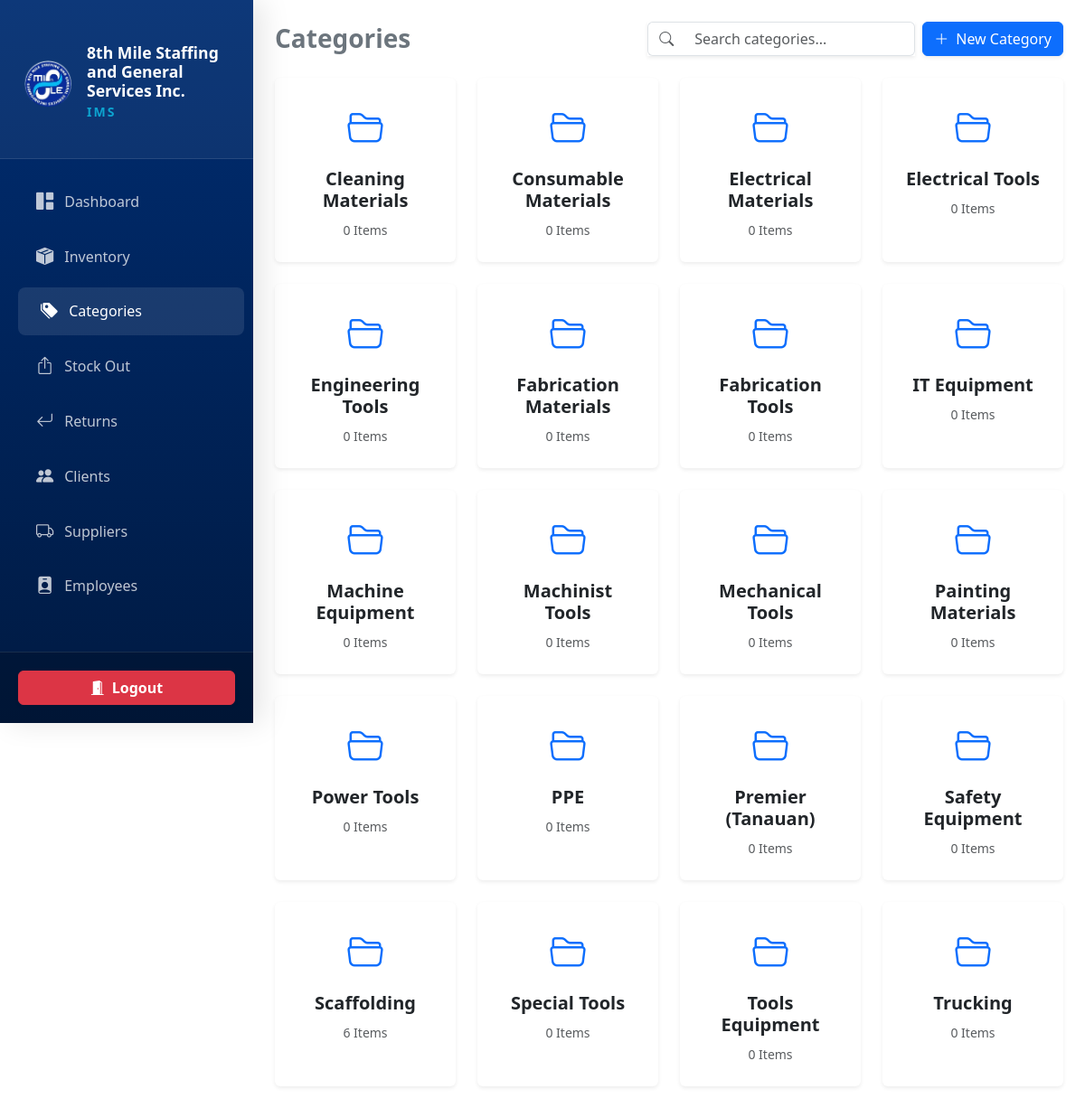
The app's page /categories.php (signed in) with its own data.
### tables this page shows
CREATE TABLE `categories` (
  `category_id` int(11) NOT NULL,
  `name` varchar(100) NOT NULL,
  `description` text DEFAULT NULL,
  `created_at` timestamp NOT NULL DEFAULT current_timestamp(),
  `updated_at` timestamp NOT NULL DEFAULT current_timestamp()
);

### categories.php (the view, shortened to what this page needs)
<?php
include('config.php');
$query = "SELECT c.*, COUNT(p.productID) as item_count FROM categories c LEFT JOIN products p ON c.category_id = p.category_id GROUP BY c.category_id ORDER BY c.name ASC";
$categories = mysqli_query($conn, $query);
?>
<!DOCTYPE html>
<html lang="en">
<head>
    <link href="https://cdn.jsdelivr.net/npm/bootstrap@5.3.0/dist/css/bootstrap.min.css" rel="stylesheet">
    <link rel="stylesheet" href="https://cdn.jsdelivr.net/npm/bootstrap-icons@1.11.0/font/bootstrap-icons.css">
</head>
<body>
    <?php include('sidebar.php'); ?>
    <main id="main-content" class="p-3 p-md-4">
        <div class="d-flex justify-content-between align-items-center mb-4 animate-slide-in flex-wrap gap-3">
            <h3 class="fw-bold text-secondary mb-0">Categories</h3>
            <div class="d-flex gap-2 flex-grow-1 flex-md-grow-0">
                <div class="input-group search-input-group shadow-sm" style="max-width: 300px;">
                    <span class="input-group-text"><i class="bi bi-search text-muted"></i></span>
                    <input type="text" id="categorySearch" class="form-control" placeholder="Search categories...">
                </div>
                <button class="btn btn-primary shadow-sm hover-scale text-nowrap" data-bs-toggle="modal" data-bs-target="#addCatModal">
                    <i class="bi bi-plus-lg me-2"></i>New Category
                </button>
            </div>
        </div>
        <div class="row g-4 animate-fade-up delay-1" id="categoryGrid">
            <?php while($cat = mysqli_fetch_assoc($categories)): ?>
            <div class="col-md-4 col-lg-3 category-item">
                <div class="card border-0 shadow-sm p-4 text-center h-100 hover-scale position-relative">
                    <a href="view_category.php?id=<?php echo $cat['category_id']; ?>" class="text-decoration-none text-dark d-block stretched-link" style="z-index: 1;">
                        <div class="mb-3 text-primary"><i class="bi bi-folder2-open fs-1"></i></div>
                        <h5 class="fw-bold category-name"><?php echo htmlspecialchars($cat['name']); ?></h5>
                        <small class="text-muted"><?php echo $cat['item_count']; ?> Items</small>
                    </a>
                </div>
            </div>
            <?php endwhile; ?>
        </div>
    </main>
</body>
</html>

### categories.php (style rules this page uses)
:root { --8th-blue: #002d72; --8th-light: #f8f9fa; --sidebar-width: 280px; }
#main-content { transition: margin-left 0.3s; width: 100%; overflow-x: hidden; }
@media (min-width: 992px) { #main-content { margin-left: var(--sidebar-width); width: calc(100% - var(--sidebar-width)); } }
.hover-scale { transition: transform 0.2s; }
.search-input-group .input-group-text { background-color: white; border-right: none; }
.search-input-group .form-control { border-left: none; box-shadow: none; }

### sidebar.php (style rules this page uses)
:root { --8th-blue: #002d72; --8th-blue-light: #003d9a; --8th-accent: #66b2ff; --sidebar-width: 280px; }
* { transition: all 0.2s ease-in-out; }

### records on screen
categories: name "Cleaning Materials", item_count "0"
categories: name "Consumable Materials", item_count "0"
categories: name "Electrical Materials", item_count "0"
categories: name "Electrical Tools", item_count "0"
categories: name "Engineering Tools", item_count "0"
categories: name "Fabrication Materials", item_count "0"
categories: name "Fabrication Tools", item_count "0"
categories: name "IT Equipment", item_count "0"
categories: name "Machine Equipment", item_count "0"
categories: name "Machinist Tools", item_count "0"
categories: name "Mechanical Tools", item_count "0"
categories: name "Painting Materials", item_count "0"
categories: name "Power Tools", item_count "0"
categories: name "PPE", item_count "0"
categories: name "Premier (Tanauan)", item_count "0"
categories: name "Safety Equipment", item_count "0"
categories: name "Scaffolding", item_count "6"
categories: name "Special Tools", item_count "0"
categories: name "Tools Equipment", item_count "0"
categories: name "Trucking", item_count "0"
